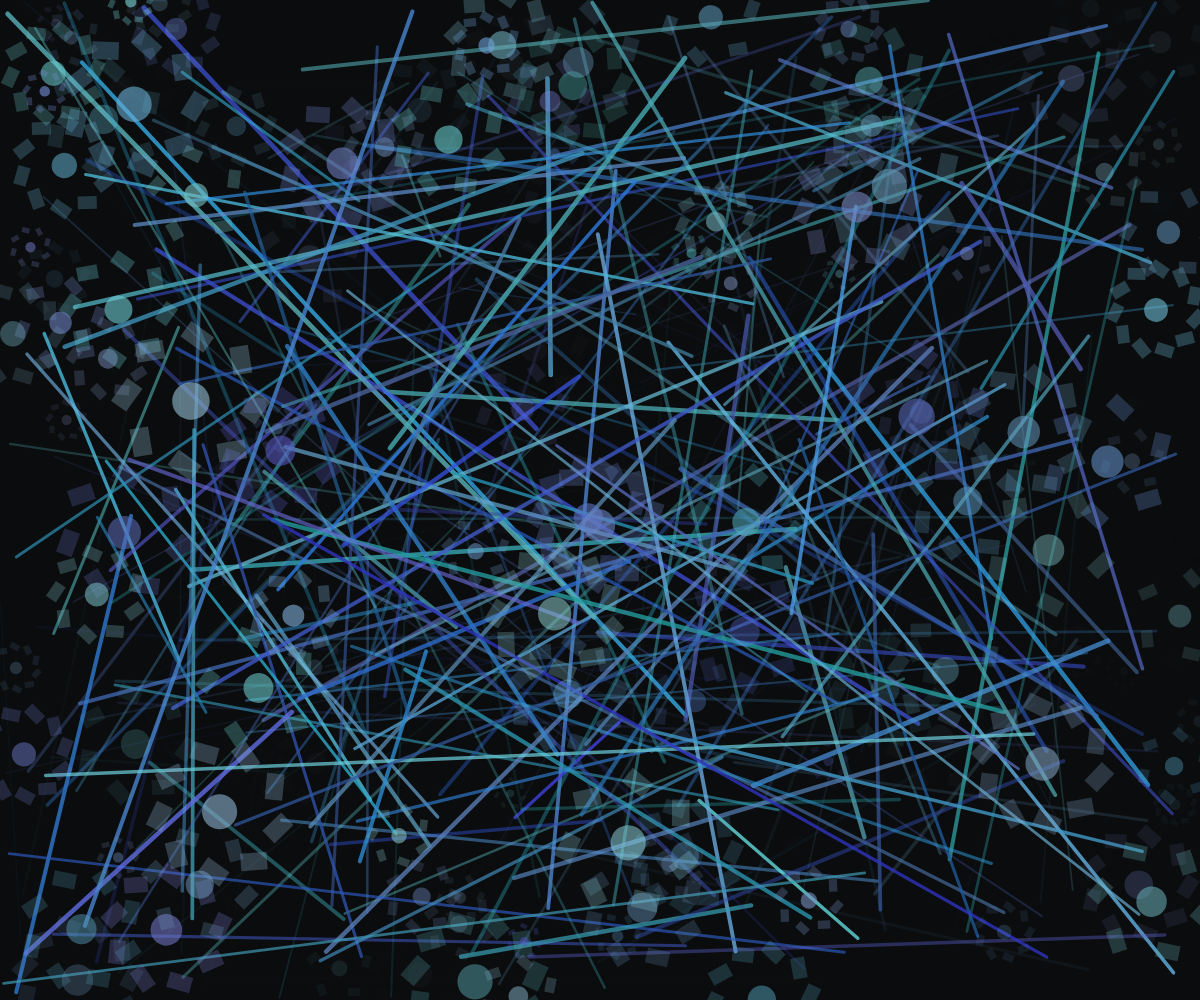
Frame 1 (no input)
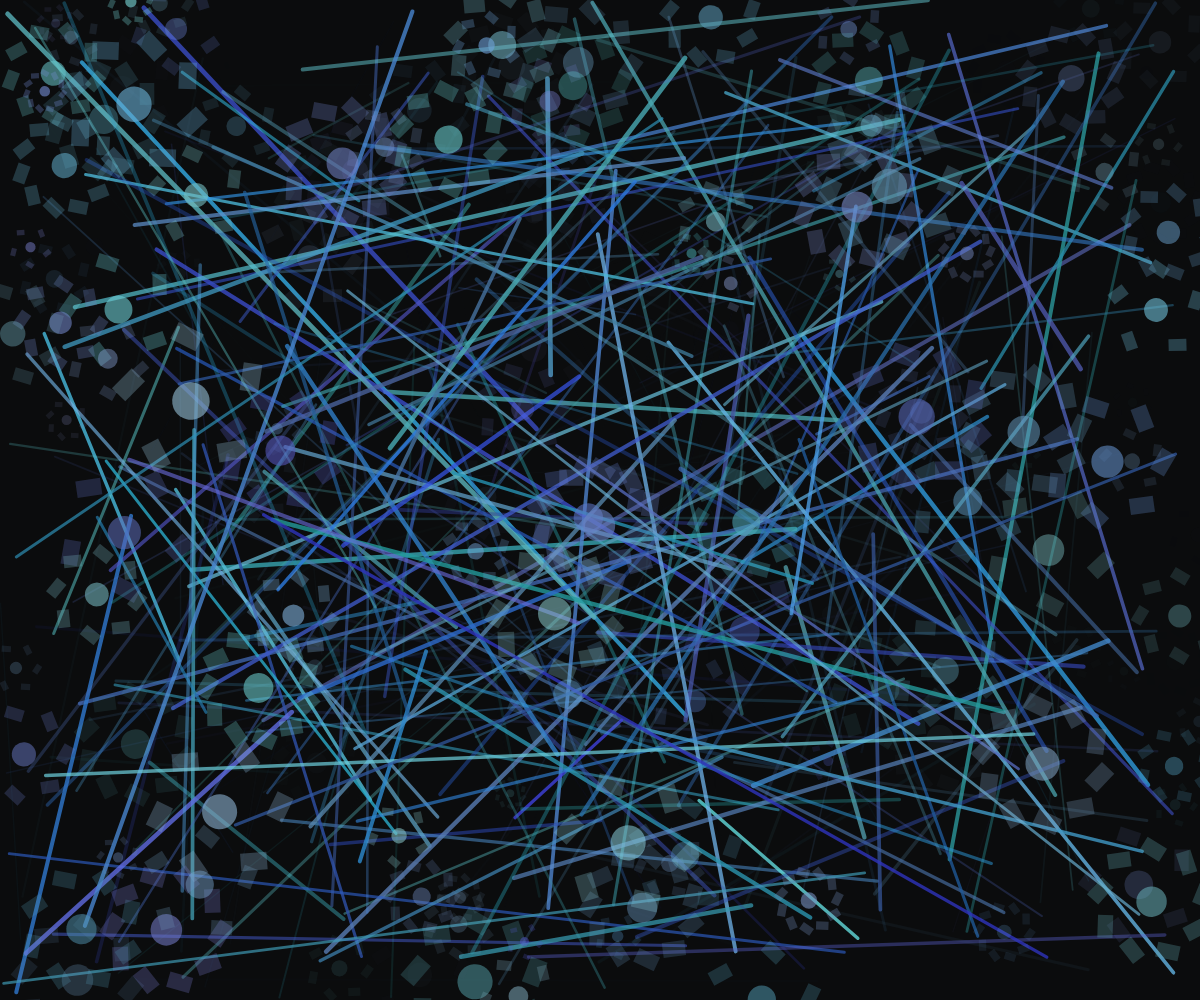
Frame 60 (no input)
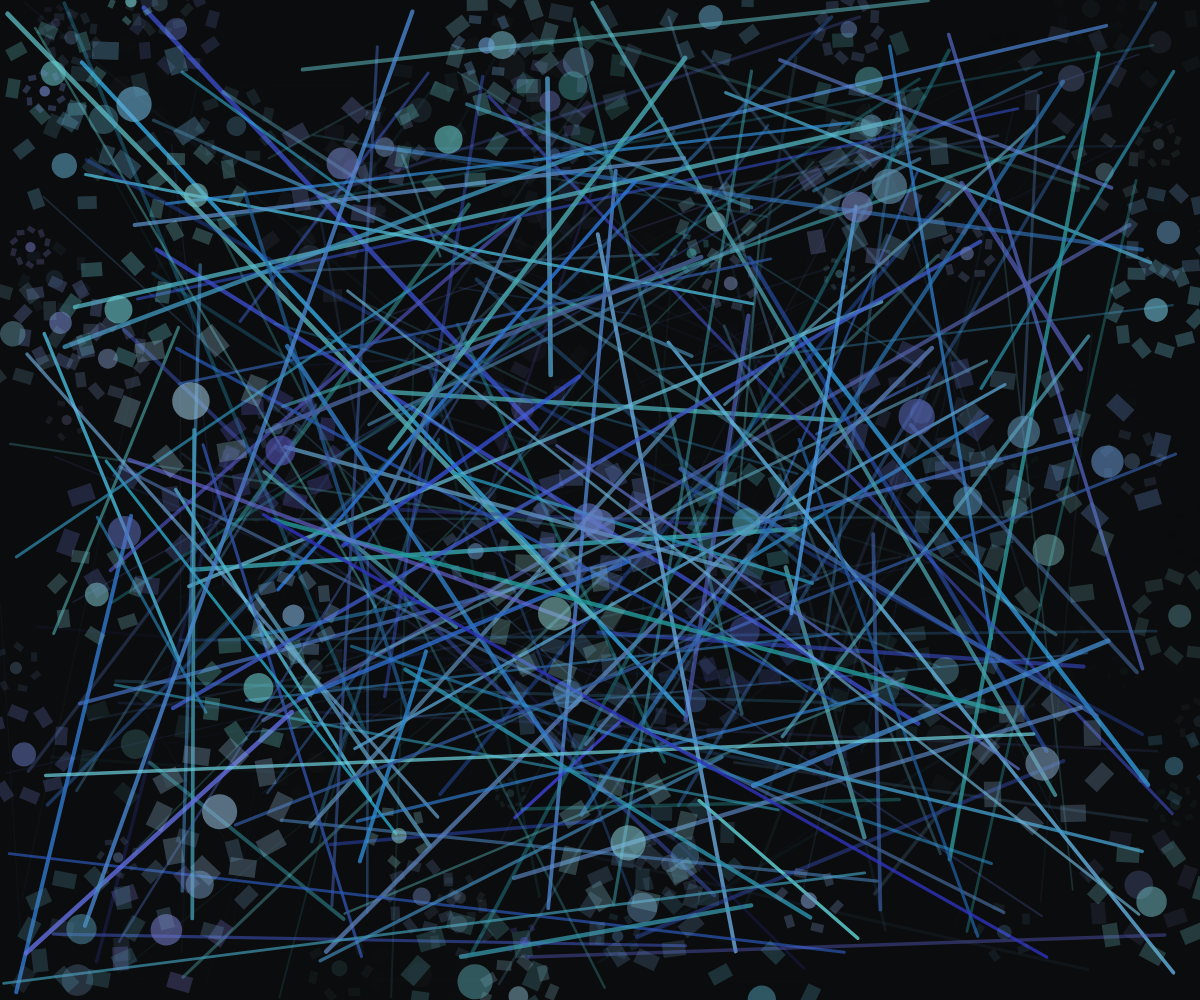
Frame 120 (the mouse pressed at the canvas centre since frame 60)

The p5.js sketch that drew these frames (run headless with seeded random() and noise() and a simulated clock; from frame 60 on, the mouse is pressed at the canvas centre):

// p5.js sketch
// ── sketch.js
let crystals = [];
let lines = [];
const crystalCount = 150;
const lineCount = 300;
let time = 0;

function setup() {
  createCanvas(windowWidth, windowHeight);
  colorMode(HSB, 360, 100, 100, 1);
  
  // Create crystals
  for (let i = 0; i < crystalCount; i++) {
    crystals.push({
      x: random(width),
      y: random(height),
      size: random(20, 80),
      rotation: random(TWO_PI),
      hue: random(180, 240),
      saturation: random(30, 60),
      brightness: random(70, 90),
      pulseSpeed: random(0.005, 0.01),
      pulseOffset: random(TWO_PI)
    });
  }
  
  // Create stress fracture lines
  for (let i = 0; i < lineCount; i++) {
    const startX = random(width);
    const startY = random(height);
    const endX = random(width);
    const endY = random(height);
    
    lines.push({
      x1: startX,
      y1: startY,
      x2: endX,
      y2: endY,
      hue: random(180, 240),
      saturation: random(50, 80),
      brightness: random(60, 90),
      pulseSpeed: random(0.003, 0.007),
      pulseOffset: random(TWO_PI),
      width: random(1, 3)
    });
  }
}

function draw() {
  background(220, 10, 5);
  
  time += 0.01;
  
  // Draw stress fractures with pulsating phosphorescent light
  for (let i = 0; i < lines.length; i++) {
    const lineObj = lines[i];
    const pulse = sin(time * lineObj.pulseSpeed + lineObj.pulseOffset) * 0.5 + 0.5;
    
    stroke(lineObj.hue, lineObj.saturation, lineObj.brightness, pulse * 0.8);
    strokeWeight(lineObj.width + pulse * 2);
    line(lineObj.x1, lineObj.y1, lineObj.x2, lineObj.y2);
  }
  
  // Draw crystals with breathing motion
  for (let i = 0; i < crystals.length; i++) {
    const crystal = crystals[i];
    const pulse = sin(time * crystal.pulseSpeed + crystal.pulseOffset) * 0.5 + 0.5;
    
    push();
    translate(crystal.x, crystal.y);
    rotate(crystal.rotation);
    
    // Draw crystal with phosphorescent glow
    noStroke();
    fill(crystal.hue, crystal.saturation, crystal.brightness, pulse * 0.3);
    
    // Create a crystalline structure using multiple shapes
    const size = crystal.size * (0.8 + pulse * 0.4);
    const segments = floor(random(5, 12));
    
    for (let j = 0; j < segments; j++) {
      const angle = map(j, 0, segments, 0, TWO_PI);
      const radius = size * 0.7;
      const x = cos(angle) * radius;
      const y = sin(angle) * radius;
      
      // Draw a small crystal facet
      push();
      translate(x, y);
      rotate(angle + PI/4);
      rect(0, 0, size * 0.2, size * 0.3);
      pop();
    }
    
    // Central core
    fill(crystal.hue, crystal.saturation, crystal.brightness, pulse * 0.6);
    ellipse(0, 0, size * 0.4, size * 0.4);
    
    pop();
  }
}

function windowResized() {
  resizeCanvas(windowWidth, windowHeight);
}
